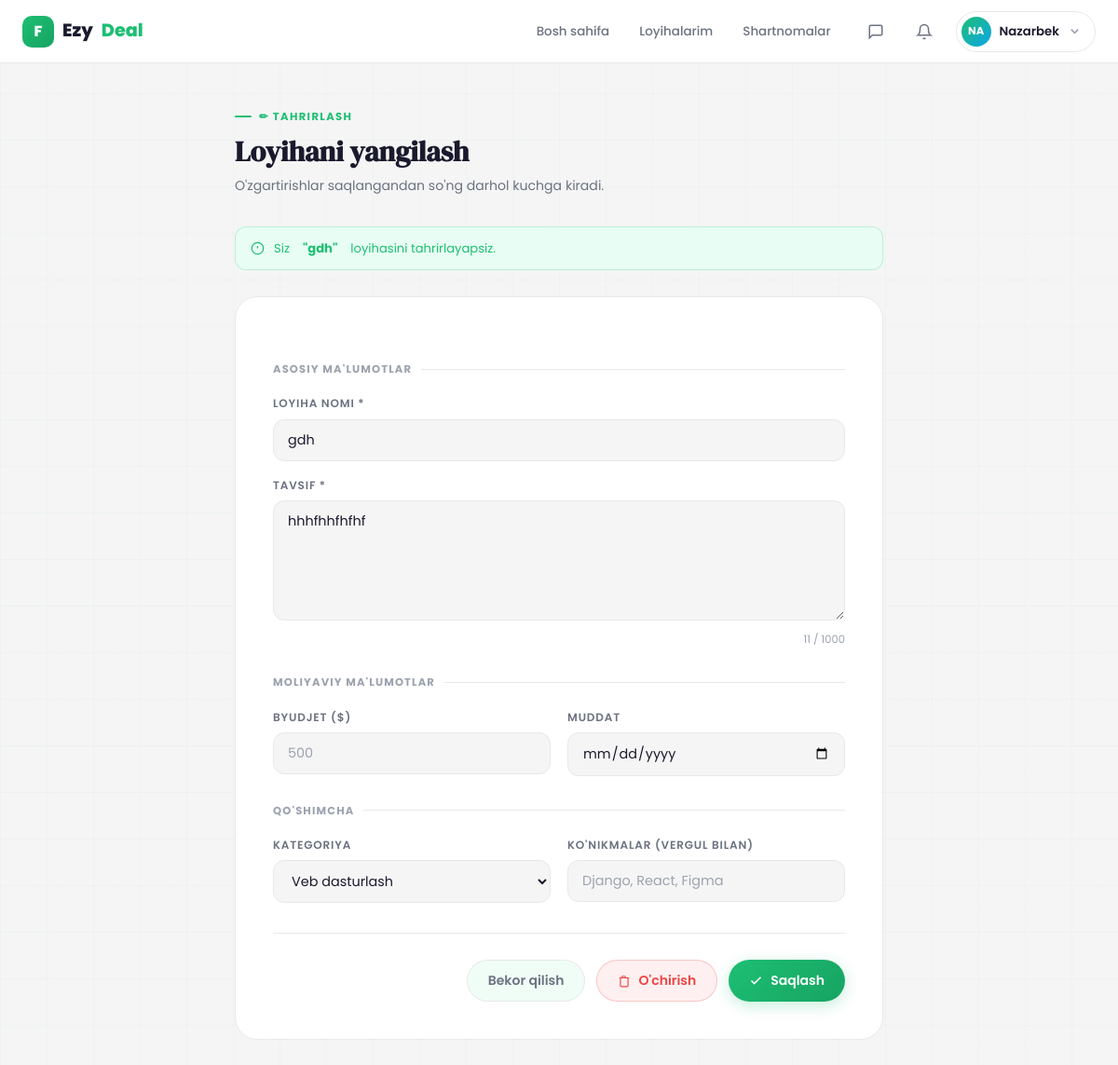
Screenshot of /projects/project/6/edit/ (signed in) with the database file from the repository.
### Users/models.py (models this page shows, shortened)
class User(AbstractUser):
    ROLE_CHOICE = (
        (CLIENT, 'client'),
        (FREELANCER, 'freelancer'),
    )
    email = models.EmailField(unique=True)
    role = models.CharField(max_length=20, choices=ROLE_CHOICE)
    bio = models.TextField(blank=True, null=True)
    avatar = models.ImageField(upload_to='avatars/', blank=True, null=True)
    created_at = models.DateTimeField(auto_now_add=True)

### Projects/models.py (models this page shows, shortened)
class Project(models.Model):
    WEB = "web"
    DESIGN = "design"
    MOBILE = "mobile"
    WRITING = "writing"
    DATA = "data"
    AI = "ai"
    CATEGORY_CHOICES = [
        (WEB, "Web Development"),
        (DESIGN, "Design"),
        (MOBILE, "Mobile Development"),
        (WRITING, "Content Writing"),
        (DATA, "Data Science"),
        (AI, "AI / ML"),
    ]
    OPEN = "open"
    IN_PROGRESS = "in_progress"
    COMPLETED = "completed"
    CANCELLED = "cancelled"
    STATUS_CHOICES = (
        (OPEN, "Open"),
        (IN_PROGRESS, "In Progress"),
        (COMPLETED, "Completed"),
        (CANCELLED, "Cancelled"),
    )
    FIXED = "fixed"
    HOURLY = "hourly"
    MILESTONE = "milestone"
    BUDGET_TYPE_CHOICES = [
        (FIXED, "Fixed"),
        (HOURLY, "Hourly"),
        (MILESTONE, "Milestone"),
    ]
    ENTRY = "entry"
    INTERMEDIATE = "intermediate"
    EXPERT = "expert"
    LEVEL_CHOICES = [
        (ENTRY, "Entry"),
        (INTERMEDIATE, "Intermediate"),
        (EXPERT, "Expert"),
    ]
    client = models.ForeignKey(
        settings.AUTH_USER_MODEL,
        on_delete=models.CASCADE,
        related_name="projects"
    )
    title = models.CharField(max_length=255)
    description = models.TextField()
    category = models.CharField(max_length=20, choices=CATEGORY_CHOICES)
    budget_type = models.CharField(max_length=20, choices=BUDGET_TYPE_CHOICES, default=FIXED)
    budget_min = models.DecimalField(max_digits=12, decimal_places=2, null=True, blank=True)
    budget_max = models.DecimalField(max_digits=12, decimal_places=2, null=True, blank=True)
    level = models.CharField(max_length=20, choices=LEVEL_CHOICES, default=INTERMEDIATE)
    skills = models.TextField(blank=True, null=True)
    deadline = models.DateField()
    status = models.CharField(max_length=20, choices=STATUS_CHOICES, default=OPEN)
    created_at = models.DateTimeField(auto_now_add=True)

### Projects/views.py (the view, shortened to what this page needs)
# urls.py: path('project/<int:id>/edit/', views.EditProjectView, name='edit_project'),
@login_required(login_url='login')
def EditProjectView(request, id):
    user = request.user
    if user.role != 'client':
        return redirect('login')
    project = get_object_or_404(Project, id=id, client=user)
    if project.status != Project.OPEN:
        return render(request, "edit_project.html", {
            "project": project,
            "error": "Faqat open loyihani tahrirlash mumkin",
        })
    return render(request, "edit_project.html", {"project": project})

### Notifications/context_processors.py (called while the page is built)
def notifications_count(request):
    if request.user.is_authenticated:
        count = request.user.notifications.filter(is_read=False).count()
        recent = list(request.user.notifications.all()[:5])
        return {'unread_notifications': count, 'recent_notifications': recent}
    return {'unread_notifications': 0, 'recent_notifications': []}

### templates/edit_project.html (shortened to what this page needs)
{% extends 'base.html' %}
{% block content %}
<div class="edit-wrap">
    <div class="edit-header animate-up">
        <div class="page-eyebrow">✏ Tahrirlash</div>
        <h1 class="edit-title">Loyihani yangilash</h1>
        <p class="edit-sub">O'zgartirishlar saqlangandan so'ng darhol kuchga kiradi.</p>
    </div>
    <div class="info-tip">
        <svg width="15" height="15" viewBox="0 0 24 24" fill="none" stroke="currentColor" stroke-width="2"><circle cx="12" cy="12" r="10"/><line x1="12" y1="8" x2="12" y2="12"/><line x1="12" y1="16" x2="12.01" y2="16"/></svg>
        Siz <strong style="margin:0 4px;">"{{ project.title }}"</strong> loyihasini tahrirlayapsiz.
    </div>
    <div class="edit-card">
        <form method="POST" enctype="multipart/form-data">
            <div class="form-section-label">Asosiy ma'lumotlar</div>
            <div class="form-group">
                <label class="form-label" for="title">Loyiha nomi *</label>
                <input class="form-input" type="text" id="title" name="title"
                       value="{{ project.title }}" required
                       placeholder="Aniq va qisqa nom">
            </div>
            <div class="form-group" style="margin-top:16px">
                <label class="form-label" for="description">Tavsif *</label>
                <textarea class="form-input" id="description" name="description"
                          rows="5" required
                          placeholder="Loyiha haqida batafsil yozing…">{{ project.description }}</textarea>
                <div class="char-count" id="charCount">0 / 1000</div>
            </div>
            <div class="form-section-label">Moliyaviy ma'lumotlar</div>
            <div class="form-row">
                <div class="form-group">
                    <label class="form-label" for="budget">Byudjet ($)</label>
                    <input class="form-input" type="number" id="budget" name="budget"
                           value="{{ project.budget }}" placeholder="500" min="0" step="10">
                </div>
                <div class="form-group">
                    <label class="form-label" for="deadline">Muddat</label>
                    <input class="form-input" type="date" id="deadline" name="deadline"
                           value="{{ project.deadline }}">
                </div>
            </div>
            <div class="form-section-label">Qo'shimcha</div>
            <div class="form-row">
                <div class="form-group">
                    <label class="form-label" for="category">Kategoriya</label>
                    <select class="form-input" id="category" name="category">
                        <option value="web"       {% if project.category == 'web' %}selected{% endif %}>Veb dasturlash</option>
                    </select>
                </div>
                <div class="form-group">
                    <label class="form-label" for="skills">Ko'nikmalar (vergul bilan)</label>
                    <input class="form-input" type="text" id="skills" name="skills"
                           value="{{ project.skills_str }}"
                           placeholder="Django, React, Figma">
                </div>
            </div>
            <div class="form-actions">
                <a href="{% url 'myprojects' %}" class="btn btn-ghost">Bekor qilish</a>
                <a href="{% url 'project_delete' project.id %}" class="btn btn-danger">
                    <svg width="14" height="14" viewBox="0 0 24 24" fill="none" stroke="currentColor" stroke-width="2"><polyline points="3 6 5 6 21 6"/><path d="M19 6v14a2 2 0 0 1-2 2H7a2 2 0 0 1-2-2V6m3 0V4a1 1 0 0 1 1-1h4a1 1 0 0 1 1 1v2"/></svg>
                    O'chirish
                </a>
                <button type="submit" class="btn btn-primary">
                    <svg width="15" height="15" viewBox="0 0 24 24" fill="none" stroke="currentColor" stroke-width="2.5"><polyline points="20 6 9 17 4 12"/></svg>
                    Saqlash
                </button>
            </div>
        </form>
    </div>
</div>
{% endblock %}

### templates/base.html (shortened to what this page needs)
<!DOCTYPE html>
<html lang="uz">
<head>
</head>
<body>
<nav class="navbar">
    <div class="container">
        <a href="{% url 'logo_redirect' %}" class="nav-logo">
            <div class="logo-mark">F</div>
            Ezy<em>Deal</em>
        </a>
        <nav class="nav-links">
            {% if user.is_authenticated %}
                {% if user.role == 'freelancer' %}
                    <a href="{% url 'main_freelancer' %}" class="nav-link">Loyihalar</a>
                    <a href="{% url 'saved_projects' %}" class="nav-link">Saqlangan</a>
                    <a href="{% url 'freelancer_contract_list' %}" class="nav-link">Shartnomalar</a>
                {% else %}
                    <a href="{% url 'main_client' %}" class="nav-link">Bosh sahifa</a>
                    <a href="{% url 'myprojects' %}" class="nav-link">Loyihalarim</a>
                    <a href="{% url 'client_contract_list' %}" class="nav-link">Shartnomalar</a>
                {% endif %}
            {% else %}
                <a href="{% url 'login' %}" class="nav-link">Kirish</a>
            {% endif %}
        </nav>
        {% if user.is_authenticated %}
        <a href="{% url 'inbox' %}" class="nav-icon-btn" title="Xabarlar" style="position:relative;display:flex;align-items:center;justify-content:center;width:36px;height:36px;border-radius:50%;color:var(--text2);transition:var(--t);">
            <svg width="18" height="18" viewBox="0 0 24 24" fill="none" stroke="currentColor" stroke-width="2"><path d="M21 15a2 2 0 0 1-2 2H7l-4 4V5a2 2 0 0 1 2-2h14a2 2 0 0 1 2 2z"/></svg>
        </a>
        <a href="{% url 'notifications' %}" class="nav-icon-btn" title="Bildirishnomalar" style="position:relative;display:flex;align-items:center;justify-content:center;width:36px;height:36px;border-radius:50%;color:var(--text2);transition:var(--t);">
            <svg width="18" height="18" viewBox="0 0 24 24" fill="none" stroke="currentColor" stroke-width="2"><path d="M18 8A6 6 0 0 0 6 8c0 7-3 9-3 9h18s-3-2-3-9"/><path d="M13.73 21a2 2 0 0 1-3.46 0"/></svg>
        </a>
        <div class="profile-wrap">
            <div class="profile-btn">
                <div class="avatar">
                    {% if user.avatar %}
                        <img src="{{ user.avatar.url }}" alt="{{ user.username }}" style="width:100%;height:100%;object-fit:cover;border-radius:50%;">
                    {% else %}
                        {{ user.username|slice:":2"|upper }}
                    {% endif %}
                </div>
                <span class="uname">{{ user.username }}</span>
                <svg class="nav-icon chevron" viewBox="0 0 24 24" fill="none" stroke="currentColor" stroke-width="2.5">
                    <polyline points="6 9 12 15 18 9"/>
                </svg>
            </div>
        </div>
        {% else %}
        <a href="{% url 'register' %}" class="btn btn-primary btn-sm">Boshlash →</a>
        {% endif %}
    </div>
</nav>
<main class="main">
    {% block content %}{% endblock %}
</main>
</body>
</html>

### templates/edit_project.html (style rules this page uses)
.edit-wrap { max-width: 760px; margin: 0 auto; padding: 48px 32px; }
.edit-header { margin-bottom: 32px; }
.page-eyebrow { font-size: .72rem; font-weight: 700; text-transform: uppercase; letter-spacing: .12em; color: var(--accent); display: flex; align-items: center; gap: 8px; margin-bottom: 10px; }
.page-eyebrow::before { content:''; width:18px; height:2px; background:var(--accent); border-radius:2px; }
.edit-title { font-family: var(--serif); font-size: 1.9rem; color: var(--text); margin-bottom: 6px; }
.edit-sub { color: var(--text2); font-size: .88rem; }
.info-tip { display: flex; align-items: center; gap: 10px; background: var(--accent-lt); border: 1px solid rgba(29,191,115,.22); border-radius: var(--r); padding: 12px 16px; font-size: .82rem; color: var(--accent); margin-bottom: 28px; animation: fadeUp .5s var(--spring) .1s both; }
.edit-card { background: var(--surface); border: 1px solid var(--border); border-radius: var(--r3); padding: 40px; animation: fadeUp .6s var(--spring) both; }
.form-section-label { font-size: .72rem; font-weight: 700; text-transform: uppercase; letter-spacing: .1em; color: var(--text3); display: flex; align-items: center; gap: 10px; margin: 28px 0 18px; }
.form-section-label::after { content:''; flex:1; height:1px; background:var(--border); }
.form-row { display: grid; grid-template-columns: 1fr 1fr; gap: 18px; }
.char-count { font-size: .72rem; color: var(--text3); text-align: right; margin-top: 4px; }
.form-actions { display: flex; gap: 12px; justify-content: flex-end; margin-top: 32px; padding-top: 28px; border-top: 1px solid var(--border); flex-wrap: wrap; }

### rows the page displays
User: username "NA", username "Nazarbek"
Project: title "gdh", description "hhhfhhfhfhf", category "Veb dasturlash"
